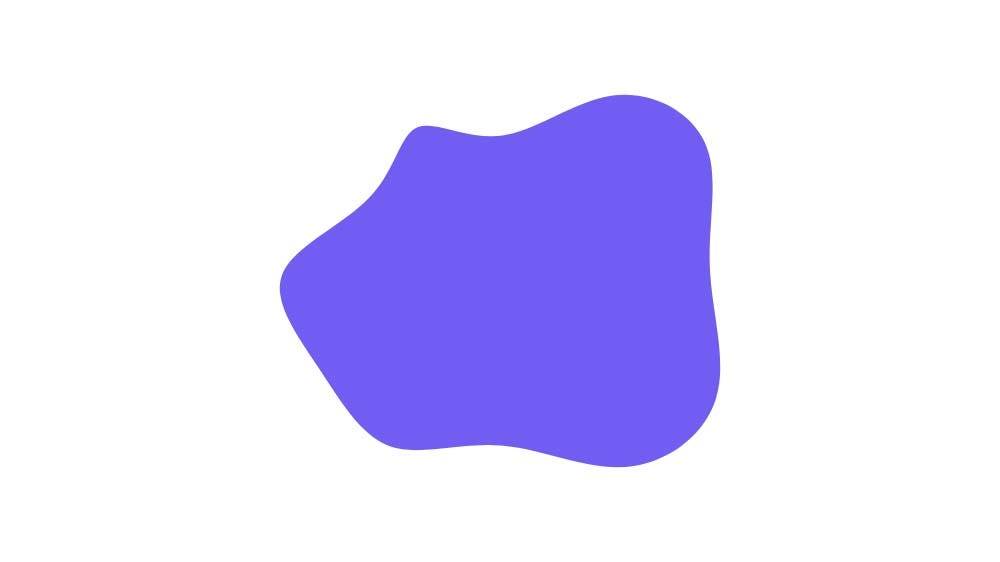
#> input picture Input_Images/blob.jpeg, 1000 x 562 px
$ python Dynamic_Visualization.py
#> lines starting #> are read from the running program, lines starting #| are printed output that depends on the picture; after the words box and inside, x2 and y2 are one past the last pixel; in counts of white or black regions, pixels touching at a corner belong together
from Grid import Grid
from context_tools import mapped_png_context
import numpy as np
import cv2
import matplotlib.pyplot as plt
from matplotlib.widgets import Slider
import tkinter as tk
from tkinter import filedialog
import time
import threading, queue

def choose_file():
    root = tk.Tk()
    root.withdraw()  # Hide the root window
    file_path = filedialog.askopenfilename()
#> the answer given: Input_Images/blob.jpeg
    return file_path


def thresh_and_show(filepath):
#> called with filepath = 'Input_Images/blob.jpeg'
    threshold = 0.5
    thresh = None
    initial_thresh = 0.5
    image = cv2.imread(filepath,0)
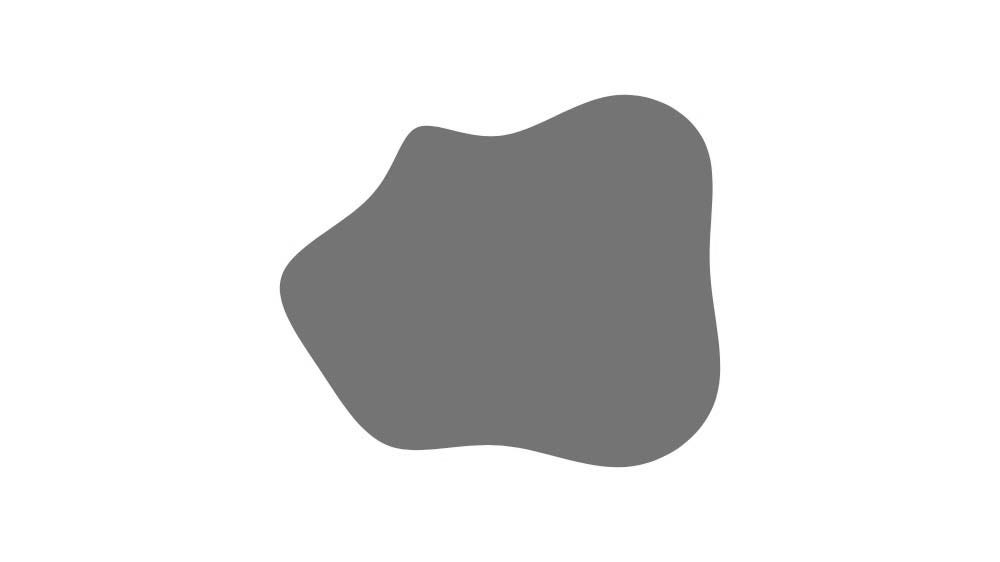
#> image: shape (562, 1000); min 93, max 255, mean 224
    image = image/255
    image = 1- image
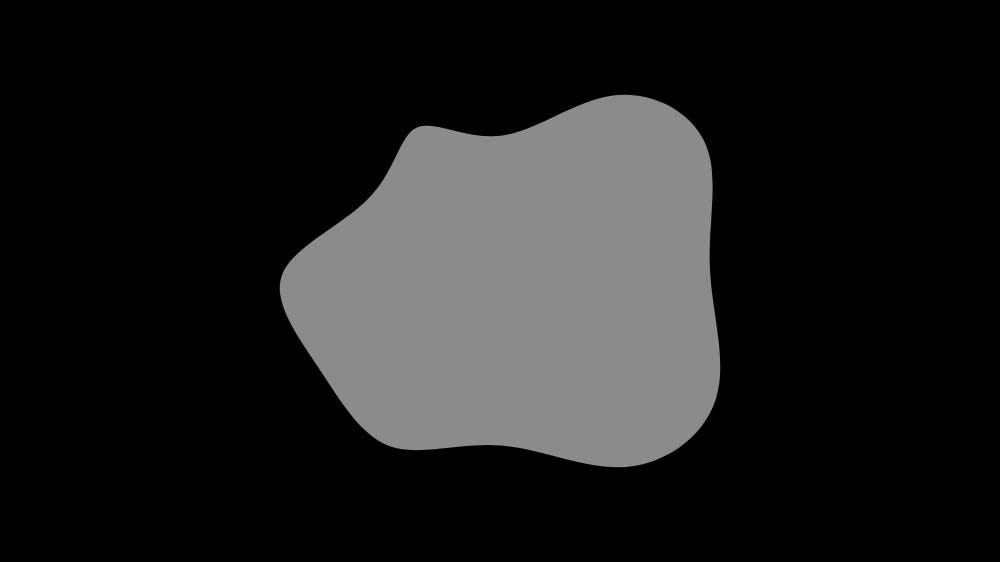
#> image: shape (562, 1000) float64; min 0, max 0.635, mean 0.122
    # image = image[::-1]
    ret, thresh = cv2.threshold(image,.4,1,cv2.THRESH_BINARY)
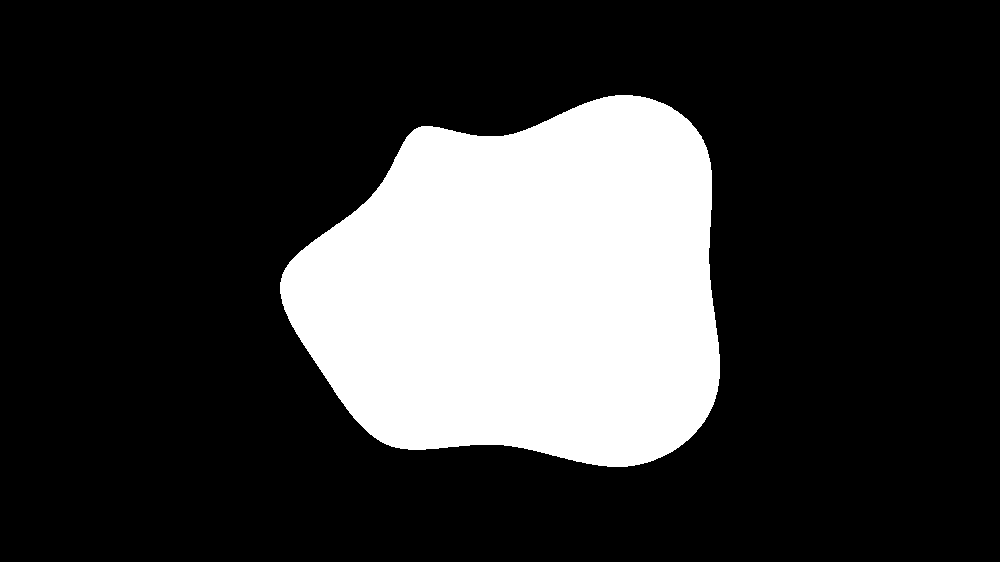
#> thresh: shape (562, 1000) float64; values 0 (black) and 1 (white), 22.2% white; 1 white region, box (x1, y1, x2, y2) and area: (280, 95, 720, 467) 124850

    fig, ax = plt.subplots()
    plt.subplots_adjust(bottom=0.25)

    im = ax.imshow(thresh, interpolation='nearest')
    ax.set_title("Use slider to adjust threshold")
    ax.grid(True)
    # ax.invert_yaxis()

    ax_slider = plt.axes([0.25, 0.1, 0.5, 0.03])  # [left, bottom, width, height]
    threshold_slider = Slider(ax_slider, 'Threshold', 0.0, 1.0, valinit=initial_thresh)


    def update(val):
        nonlocal threshold
        nonlocal thresh
        threshold = threshold_slider.val
        ret, thresh = cv2.threshold(image,threshold,1,cv2.THRESH_BINARY)
        im.set_data(thresh)
        fig.canvas.draw_idle()

    threshold_slider.on_changed(update)
    plt.show()
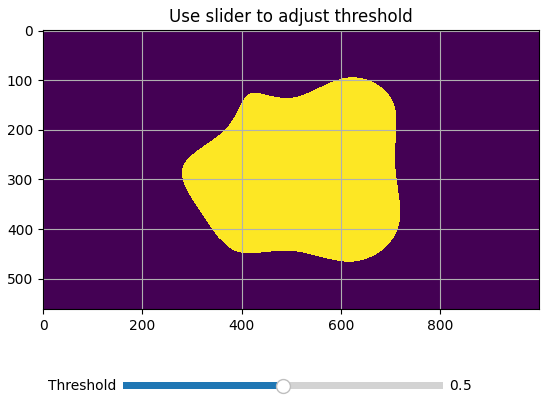
#> figure drawn by matplotlib, 2 panels
    print("----Threshold: ", round(threshold,3))
    return threshold, thresh

def show_interactive_environment(input_array, resolution=0.1):
    fig, ax = plt.subplots()
    im = ax.imshow(input_array, cmap='gray', interpolation='nearest')
    ax.set_title("Click on a cell to get (row, col)")

    result_q = queue.Queue()

    def timer_callback():
        if not result_q.empty():
            show_grid = result_q.get()
            im.set_data(show_grid.occupancy_array)
            ax.set_title("Updated Occupancy Grid")
            fig.canvas.draw_idle()
            # with mapped_png_context("test_dynamic.png",user_aabb=show_grid.calc_aabb(),svg_size=(1000,1000)) as context:
            #     print("drawing")
            #     show_grid.draw(context)

    def foo(grid_object, position):
        show_grid = grid_object.get_all_shadows(position)
        print(position)
        # [7 lines of commented-out code are left out]
        print("created grid")
        result_q.put(show_grid)

    def on_click(event):
        if event.inaxes != ax:
            return
        col = int(event.xdata)
        row = int(event.ydata)
        print(input_array.shape)
        user_unit_points = [(col * resolution), (((input_array.shape[0] - row) * resolution))]
        master_grid = Grid(input_array, resolution)
        print(user_unit_points)
        threading.Thread(target=foo, args=(master_grid, user_unit_points), daemon=True).start()

    fig.canvas.mpl_connect('button_press_event', on_click)
    timer = fig.canvas.new_timer(interval=100)
    timer.add_callback(timer_callback)
    timer.start()

    plt.show()


def main():
    file_path = choose_file()
    # show image with thresh slider (user confirm)
    threshold, threshed = thresh_and_show(file_path)
#> threshold = 0.5
    print(threshold)
#| 0.5
    # have image displayed wait for user click
    show_interactive_environment(threshed)
    # when user clicks, create sim view and overlay to graph
    # upon new click, clear and overlay

if __name__ == "__main__":
    main()
